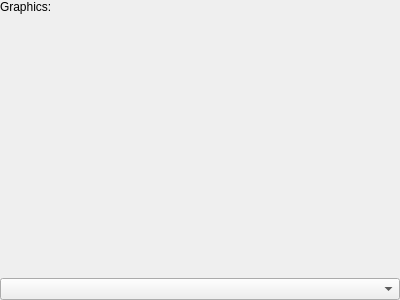
<?xml version="1.0" encoding="UTF-8"?>
<ui version="4.0">
 <class>PanelGraphics</class>
 <widget class="QWidget" name="PanelGraphics">
  <property name="geometry">
   <rect>
    <x>0</x>
    <y>0</y>
    <width>400</width>
    <height>300</height>
   </rect>
  </property>
  <property name="windowTitle">
   <string>Form</string>
  </property>
  <layout class="QGridLayout" name="gridLayout">
   <property name="leftMargin">
    <number>0</number>
   </property>
   <property name="topMargin">
    <number>0</number>
   </property>
   <property name="rightMargin">
    <number>0</number>
   </property>
   <property name="bottomMargin">
    <number>0</number>
   </property>
   <item row="0" column="0">
    <layout class="QVBoxLayout" name="verticalLayout" stretch="0,1,0">
     <item>
      <widget class="QLabel" name="labelGraphics">
       <property name="text">
        <string>Graphics:</string>
       </property>
      </widget>
     </item>
     <item>
      <widget class="WidgetGraphics" name="frameGraphics" native="true"/>
     </item>
     <item>
      <widget class="QComboBox" name="comboBoxGraphics"/>
     </item>
    </layout>
   </item>
  </layout>
 </widget>
 <customwidgets>
  <customwidget>
   <class>WidgetGraphics</class>
   <extends>QWidget</extends>
   <header>widgetgraphics.h</header>
   <container>1</container>
  </customwidget>
 </customwidgets>
 <resources/>
 <connections/>
</ui>
